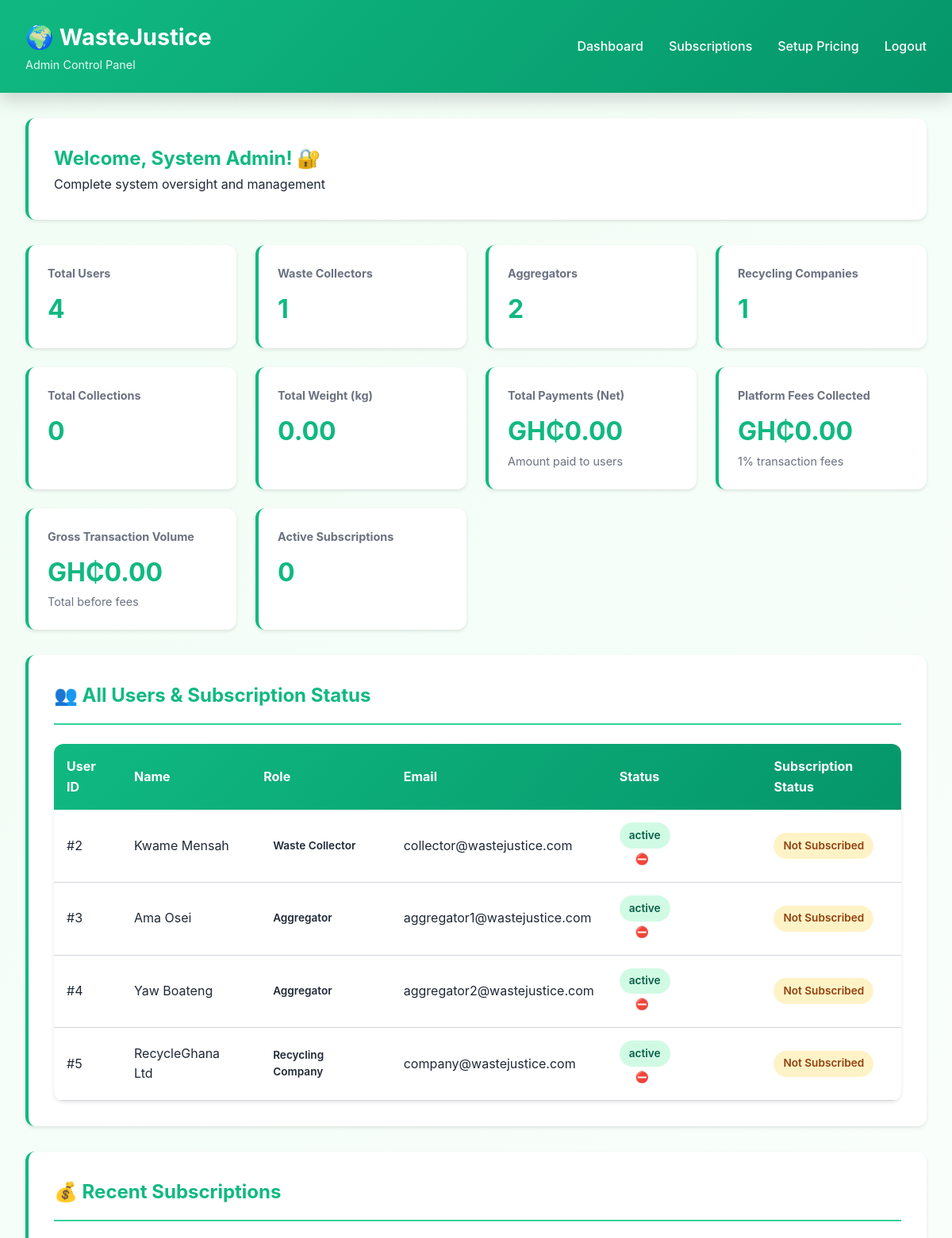
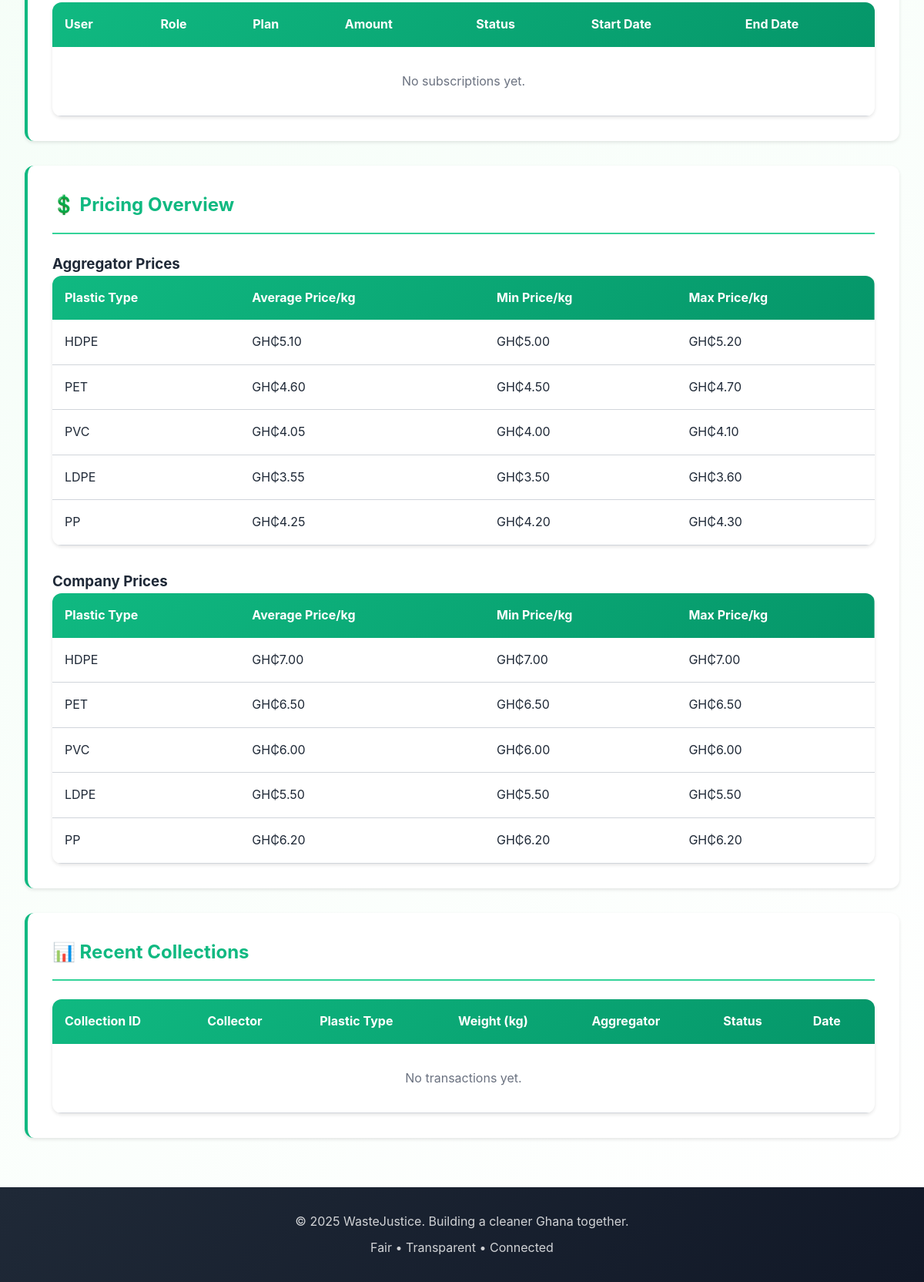
The app's page /views/admin/dashboard.php (signed in) with its own data (2 pictures, top to bottom).
### tables this page shows
CREATE TABLE `User` (
    `userID` INT PRIMARY KEY AUTO_INCREMENT,
    `userName` VARCHAR(255) NOT NULL,
    `userContact` VARCHAR(20),
    `userEmail` VARCHAR(255) UNIQUE NOT NULL,
    `userPassword` VARCHAR(255) NOT NULL,
    `userRole` ENUM('Waste Collector', 'Aggregator', 'Recycling Company', 'Admin') NOT NULL,
    `latitude` DECIMAL(10, 8),
    `longitude` DECIMAL(11, 8),
    `address` VARCHAR(255),
    `rating` DECIMAL(3, 2) DEFAULT 0.00,
    `totalRatings` INT DEFAULT 0,
    `status` ENUM('active', 'pending', 'suspended') DEFAULT 'pending',
    `subscription_status` ENUM('free', 'trial', 'active', 'expired', 'cancelled') DEFAULT 'free',
    `subscription_expires` DATE NULL,
    `createdAt` TIMESTAMP DEFAULT CURRENT_TIMESTAMP
);

### views/admin/dashboard.php (the view, shortened to what the rows shown need)
<?php
require_once dirname(dirname(dirname(__FILE__))) . '/controllers/admin_controller.php';
$userName = $_SESSION['userName'];
$adminController = new AdminController($conn);
$allUsers = $adminController->getAllUsers();
$usersWithSubscriptions = [];
$usersResult = $conn->query("
    SELECT u.userID,
           CASE
               WHEN EXISTS (
                   SELECT 1 FROM Subscriptions s
                   WHERE s.userID = u.userID
                   AND s.paymentStatus = 'Success'
                   AND s.isActive = TRUE
                   AND (s.subscriptionEnd IS NULL OR s.subscriptionEnd >= CURDATE())
               ) THEN 'Active'
               WHEN EXISTS (
                   SELECT 1 FROM Subscriptions s
                   WHERE s.userID = u.userID
                   AND s.paymentStatus = 'Success'
               ) THEN 'Expired'
               ELSE 'Not Subscribed'
           END as subscriptionStatus
    FROM User u
    WHERE u.userRole != 'Admin'
");
while ($row = $usersResult->fetch_assoc()) {
    $usersWithSubscriptions[$row['userID']] = $row['subscriptionStatus'];
}
?>
<!DOCTYPE html>
<html lang="en">
<head>
    <link rel="stylesheet" href="<?php echo ASSETS_URL; ?>/css/styles.css">
</head>
<body>
    <header>
        <div class="header-content">
            <div class="logo">
                <h1>🌍 <?php echo APP_NAME; ?></h1>
            </div>
        </div>
    </header>
    <div class="container">
        <div class="card">
            <h2 style="color: var(--primary-green);">Welcome, <?php echo htmlspecialchars($userName); ?>! 🔐</h2>
        </div>
        <div class="card">
            <div class="card-header">
                <h2>👥 All Users & Subscription Status</h2>
            </div>
            <table>
                <thead>
                    <tr>
                        <th>User ID</th>
                        <th>Name</th>
                        <th>Role</th>
                        <th>Email</th>
                        <th>Status</th>
                        <th>Subscription Status</th>
                    </tr>
                </thead>
                <tbody>
                    <?php if ($allUsers->num_rows > 0): ?>
                        <?php while ($user = $allUsers->fetch_assoc()):
                            $subStatus = $usersWithSubscriptions[$user['userID']] ?? 'Not Subscribed';
                            $subBadgeClass = 'badge-pending';
                        ?>
                            <tr>
                                <td>#<?php echo $user['userID']; ?></td>
                                <td><?php echo htmlspecialchars($user['userName']); ?></td>
                                <td><span class="badge badge-info"><?php echo htmlspecialchars($user['userRole']); ?></span></td>
                                <td><?php echo htmlspecialchars($user['userEmail'] ?? 'N/A'); ?></td>
                                <td>
                                    <span class="badge <?php echo $user['status'] == 'active' ? 'badge-completed' : 'badge-cancelled'; ?>">
                                        <?php echo htmlspecialchars($user['status']); ?>
                                    </span>
                                    <?php if ($user['status'] == 'pending'): ?>
                                        <form method="POST" action="<?php echo ACTIONS_URL; ?>/admin/approve_user.php" style="display: inline-block; margin-left: 0.5rem;">
                                            <input type="hidden" name="userID" value="<?php echo $user['userID']; ?>">
                                            <button type="submit" class="btn btn-primary" style="padding: 0.25rem 0.75rem; font-size: 0.85rem;" onclick="return confirm('Approve user #<?php echo $user['userID']; ?>?')">
                                                ✅ Approve
                                            </button>
                                        </form>
                                    <?php elseif ($user['status'] == 'active'): ?>
                                        <form method="POST" action="<?php echo ACTIONS_URL; ?>/admin/suspend_user.php" style="display: inline-block; margin-left: 0.5rem;">
                                            <button type="submit" class="btn" style="padding: 0.25rem 0.75rem; font-size: 0.85rem; background: var(--error); color: white;" onclick="return confirm('Suspend user #<?php echo $user['userID']; ?>?')">
                                                ⛔ Suspend
                                            </button>
                                        </form>
                                    <?php endif; ?>
                                </td>
                                <td>
                                    <span class="badge <?php echo $subBadgeClass; ?>">
                                        <?php echo htmlspecialchars($subStatus); ?>
                                    </span>
                                </td>
                            </tr>
                        <?php endwhile; ?>
                    <?php endif; ?>
                </tbody>
            </table>
        </div>
        <div class="card">
            <div class="card-header">
                <h2>💰 Recent Subscriptions</h2>
            </div>
            <table>
                <thead>
                    <tr>
                        <th>User</th>
                        <th>Role</th>
                        <th>Plan</th>
                        <th>Amount</th>
                        <th>Status</th>
                        <th>Start Date</th>
                        <th>End Date</th>
                    </tr>
                </thead>
            </table>
        </div>
        <div class="card">
            <div class="card-header">
                <h2>💲 Pricing Overview</h2>
            </div>
            <table>
                <thead>
                    <tr>
                        <th>Plastic Type</th>
                        <th>Average Price/kg</th>
                        <th>Min Price/kg</th>
                        <th>Max Price/kg</th>
                    </tr>
                </thead>
            </table>
            <table>
                <thead>
                    <tr>
                        <th>Plastic Type</th>
                        <th>Average Price/kg</th>
                        <th>Min Price/kg</th>
                        <th>Max Price/kg</th>
                    </tr>
                </thead>
            </table>
        </div>
        <div class="card">
            <div class="card-header">
                <h2>📊 Recent Collections</h2>
            </div>
            <table>
                <thead>
                    <tr>
                        <th>Collection ID</th>
                        <th>Collector</th>
                        <th>Plastic Type</th>
                        <th>Weight (kg)</th>
                        <th>Aggregator</th>
                        <th>Status</th>
                        <th>Date</th>
                    </tr>
                </thead>
            </table>
        </div>
    </div>
</body>
</html>

### records on screen
user: userID "2", userName "Kwame Mensah", userRole "Waste Collector", userEmail "collector@wastejustice.com", status "active", userID "Not Subscribed"
user: userID "3", userName "Ama Osei", userRole "Aggregator", userEmail "aggregator1@wastejustice.com", status "active", userID "Not Subscribed"
user: userID "4", userName "Yaw Boateng", userRole "Aggregator", userEmail "aggregator2@wastejustice.com", status "active", userID "Not Subscribed"
user: userID "5", userName "RecycleGhana Ltd", userRole "Recycling Company", userEmail "company@wastejustice.com", status "active", userID "Not Subscribed"

### other values on screen
APP_NAME "WasteJustice"
$userName "System Admin"
array_sum($analytics['usersByRole']) "4"
$analytics['usersByRole']['Waste Collector'] "1"
$analytics['usersByRole']['Aggregator'] "2"
$analytics['usersByRole']['Recycling Company'] "1"
$analytics['totalCollections'] "0"
$analytics['totalWeight'] "0.00"
$analytics['totalPayments'] "0.00"
$analytics['totalPlatformFees'] "0.00"
$analytics['totalGrossVolume'] "0.00"
$activeSubs "0"
$price['typeName'] "HDPE"
$price['avgPrice'] "5.10"
$price['minPrice'] "5.00"
